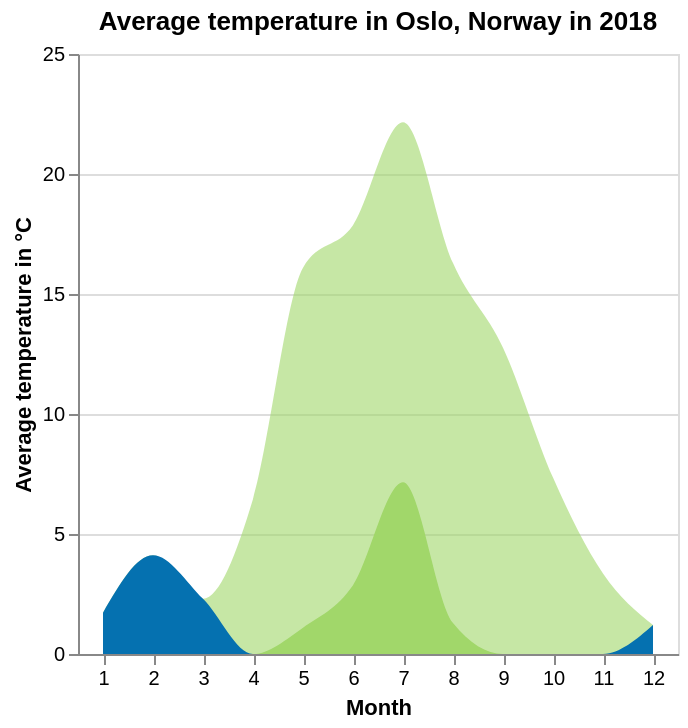

This figure's Vega-Lite source:
### Vega-Lite specification from a JSON file in a GitHub repository (floating-point values rounded to 4 significant figures)
{"$schema": "https://vega.github.io/schema/vega-lite/v5.json", "description": "Horizon Graph with 2 layers. (See https://idl.cs.washington.edu/papers/horizon/ for more details on Horizon Graphs.)", "title": "Average temperature in Oslo, Norway in 2018", "data": {"values": [{"temp": -1.723, "date": 1}, {"temp": -4.118, "date": 2}, {"temp": -2.3, "date": 3}, {"temp": 6.453, "date": 4}, {"temp": 16.1, "date": 5}, {"temp": 17.86, "date": 6}, {"temp": 22.16, "date": 7}, {"temp": 16.29, "date": 8}, {"temp": 12.76, "date": 9}, {"temp": 7.352, "date": 10}, {"temp": 3.353, "date": 11}, {"temp": -1.206, "date": 12}]}, "height": 300, "width": 300, "layer": [{"transform": [{"calculate": "datum.temp < 0 ? (datum.temp * -1) : datum.temp", "as": "ny0"}], "mark": {"type": "area", "clip": true, "orient": "vertical", "color": "#a1d76a"}, "encoding": {"x": {"field": "date", "type": "ordinal", "scale": {"zero": false, "nice": false}, "axis": {"title": "Month", "labelAngle": 0}}, "y": {"field": "ny0", "type": "quantitative", "scale": {"domain": [0, 25]}, "axis": {"title": "Average temperature in °C", "tickCount": 5}}, "opacity": {"value": 0.6}, "tooltip": [{"field": "date", "type": "ordinal", "title": "Month"}, {"field": "temp", "type": "quantitative", "title": "Average temperature in °C"}]}}, {"transform": [{"calculate": "datum.temp > 15 ? datum.temp - 15 : 0", "as": "ny"}], "mark": {"type": "area", "clip": true, "orient": "vertical", "color": "#a1d76a"}, "encoding": {"x": {"field": "date", "type": "ordinal", "axis": {"title": "Month"}}, "y": {"field": "ny", "type": "quantitative", "scale": {"domain": [0, 25]}, "axis": {"title": "Average temperature in °C", "tickCount": 5}}, "opacity": {"value": 1}, "tooltip": [{"field": "date", "type": "ordinal", "title": "Month"}, {"field": "temp", "type": "quantitative", "title": "Average temperature in °C"}]}}, {"transform": [{"calculate": "datum.temp < 0 ? (datum.temp * -1) : 0", "as": "ny2"}], "mark": {"type": "area", "clip": true, "orient": "vertical", "color": "#0571b0"}, "encoding": {"x": {"field": "date", "type": "ordinal"}, "y": {"field": "ny2", "type": "quantitative", "scale": {"domain": [0, 25]}}, "opacity": {"value": 1}, "tooltip": [{"field": "date", "type": "ordinal", "title": "Month"}, {"field": "temp", "type": "quantitative", "title": "Average temperature in °C"}]}}], "config": {"area": {"interpolate": "monotone"}}}
